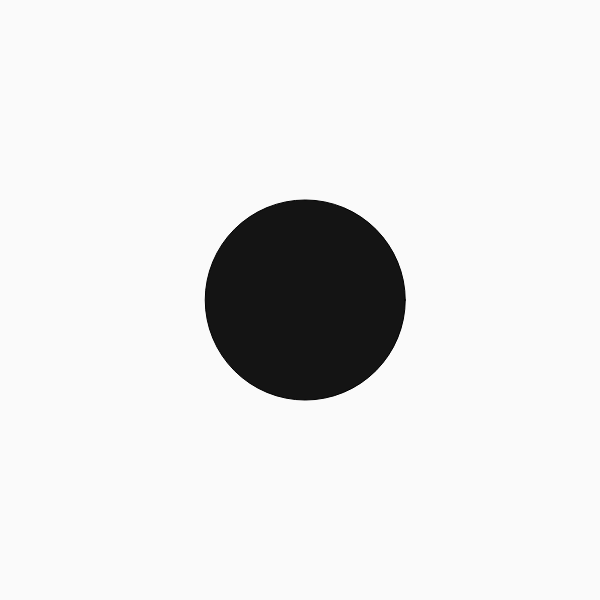
Frame 1 (no input)
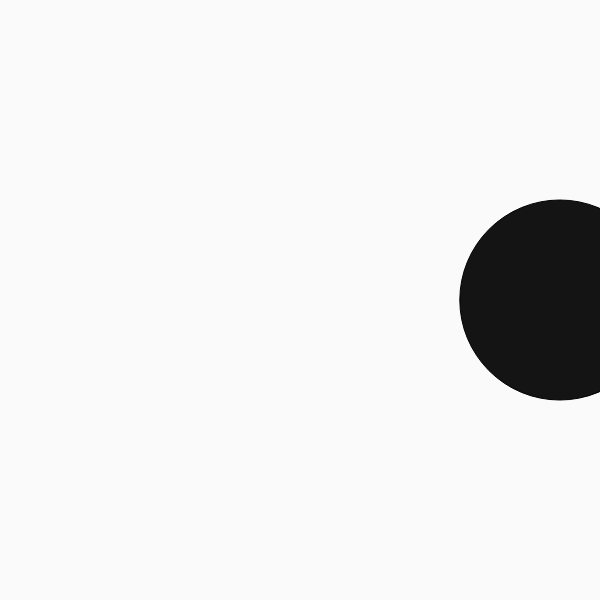
Frame 60 (no input)
Frame 120 (the mouse pressed at the canvas centre since frame 60): identical to frame 60, image omitted

The p5.js sketch that drew these frames (run headless with seeded random() and noise() and a simulated clock; from frame 60 on, the mouse is pressed at the canvas centre):

// p5.js sketch
// ── sketch.js
function setup() {
  createCanvas(600, 600);
}

function draw() {
  background(250);
  fill(20);
  translate(height * 0.5, height * 0.5);
  let angle = radians(frameCount);
  let x = width * 0.5 * sin(angle);
  ellipse(x, 0, 200, 200);
}
